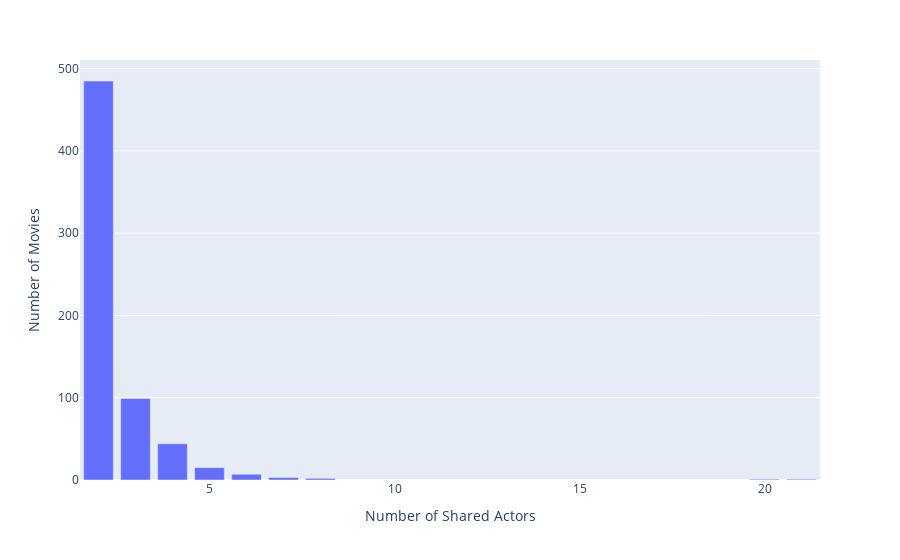

The cell this chart's notebook holds for it:
### Markdown cell above
Count the number of occurance of shared-actor movies, and use **plotly** to generate a bar plot showing the distribution of occurance.
- The movie we started scraping from has too many shared actors, so we exclude it from the plot.
- The movies that only 'share' one actor are useless in our recoommendation, so we also exclude them.

### Code cell
import plotly.express as px

count = pd.DataFrame(recommendation['Count'].iloc[1:].value_counts())
count = count.reset_index()
count.columns = ["Number of Shared Actors", "Number of Movies"]
fig = px.bar(count.iloc[1:], x = "Number of Shared Actors", y="Number of Movies")
fig.show()

### Figure 1 — Plotly figure (JSON) as saved in the notebook; plotly's stock layout.template omitted (floating-point values rounded to 4 significant figures)
{"data": [{"alignmentgroup": "True", "hovertemplate": "Number of Shared Actors=%{x}<br>Number of Movies=%{y}<extra></extra>", "legendgroup": "", "marker": {"color": "#636efa", "pattern": {"shape": ""}}, "name": "", "offsetgroup": "", "orientation": "v", "showlegend": false, "textposition": "auto", "type": "bar", "x": [2, 3, 4, 5, 6, 7, 8, 21, 20], "xaxis": "x", "y": [485, 99, 44, 15, 7, 3, 2, 1, 1], "yaxis": "y"}], "layout": {"barmode": "relative", "legend": {"tracegroupgap": 0}, "margin": {"t": 60}, "xaxis": {"anchor": "y", "domain": [0, 1], "title": {"text": "Number of Shared Actors"}}, "yaxis": {"anchor": "x", "domain": [0, 1], "title": {"text": "Number of Movies"}}}}
